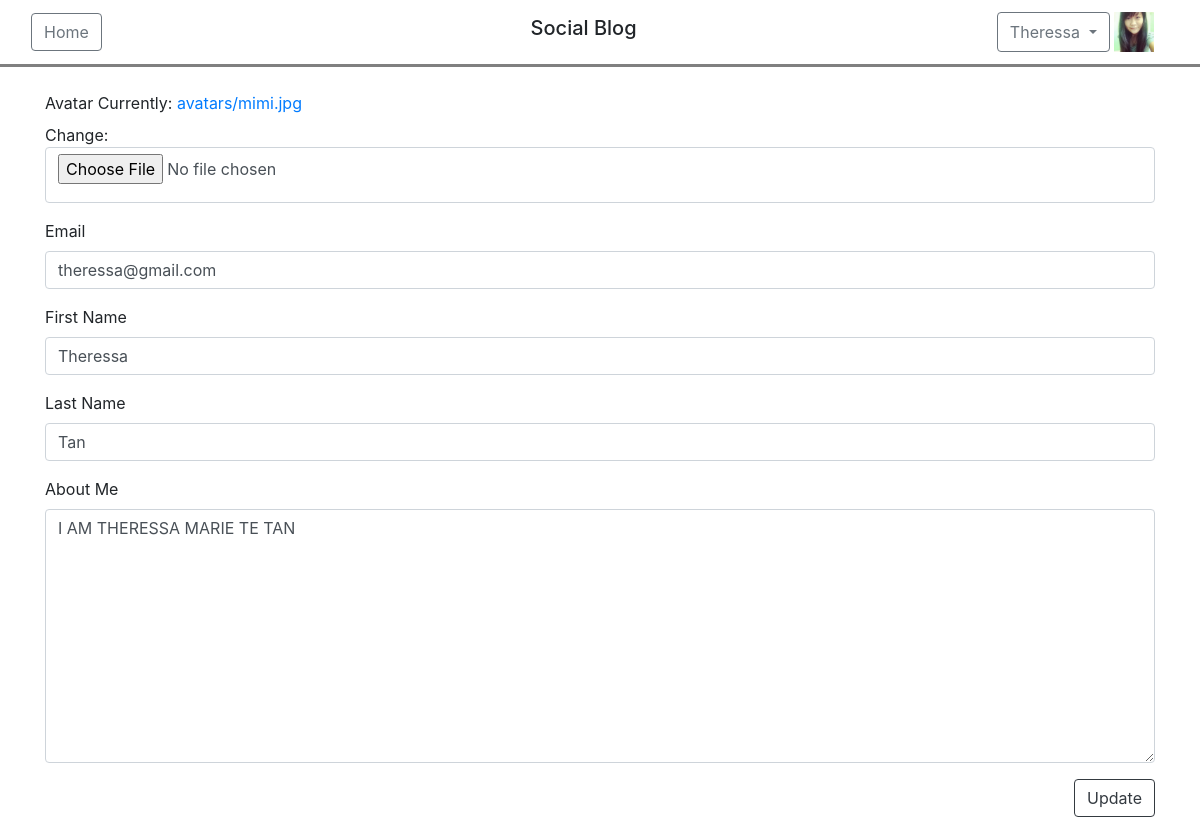
The app's page /users/accounts/edit/user (signed in), older data.
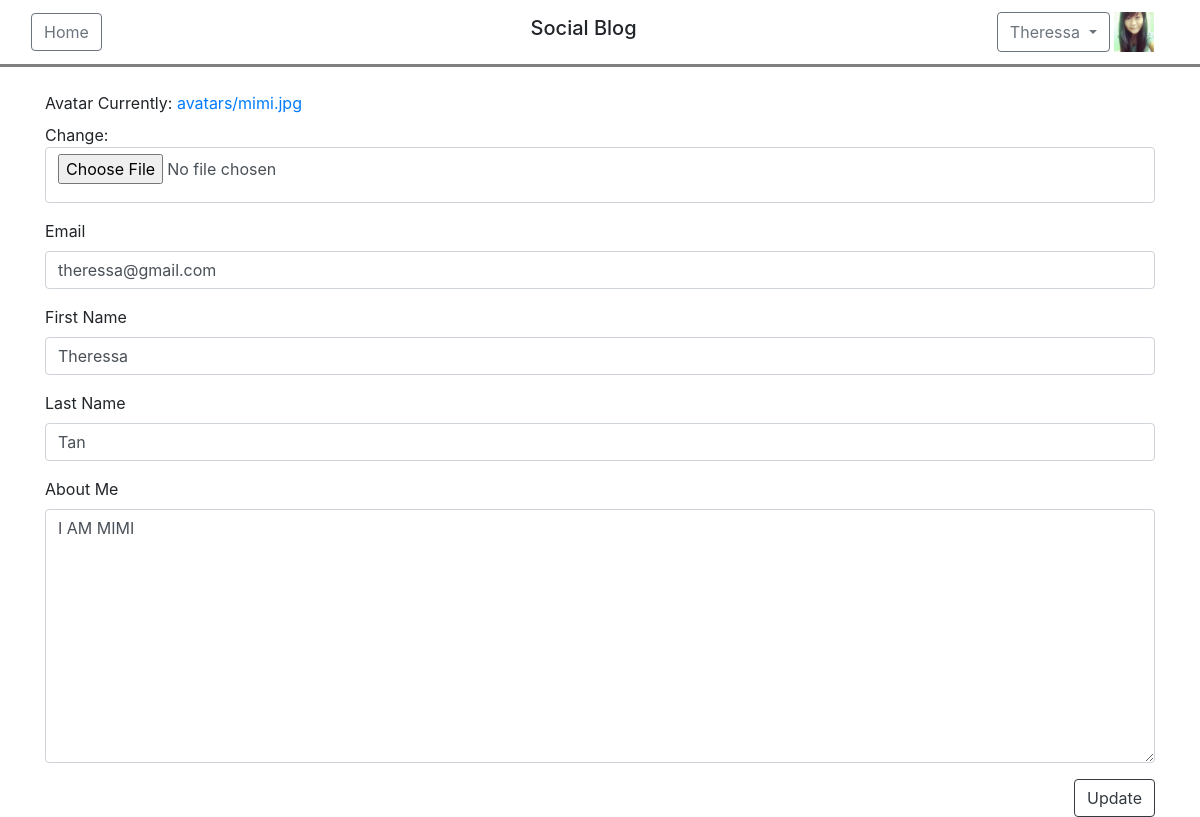
The same page, newer data.
### users/models.py (models this page shows, shortened)
class User(AbstractBaseUser, PermissionsMixin):
    email = models.EmailField(('email address'), unique=True)
    firstname = models.CharField(('first name'), max_length=30, blank=True)
    lastname = models.CharField(('last name'), max_length=30, blank=True)
    about_me = models.TextField(('about me'), blank=True)
    date_joined = models.DateTimeField(('date joined'), auto_now_add=True)
    is_active = models.BooleanField(('active'), default=True)
    is_staff = models.BooleanField(('staff'), default=False)
    is_superuser = models.BooleanField(('superuser'), default=False)
    avatar = models.ImageField(upload_to='avatars/', null=True, blank=True, default='avatars/default.png')
    objects = UserManager()
    USERNAME_FIELD = 'email'
    REQUIRED_FIELDS = []
    class Meta:
        verbose_name = ('user')
        verbose_name_plural = ('users')

### users/views.py (the view, shortened to what this page needs)
# urls.py: path('accounts/edit/user', views.EditUserView.as_view(), name = "edituser"),
class EditUserView(TemplateView):
    def get(self, request):
        if request.user.is_authenticated:
            data = {'userid': request.user.id,
            'avatar': request.user.avatar,
            'email': request.user.email,
            'firstname': request.user.firstname,
            'lastname': request.user.lastname,
            'about_me': request.user.about_me}
            form = UpdateUserForm(initial=data)
            return render(request, 'users/edituser.html', {'form': form})
        else:
            return redirect('users:login')

### users/forms.py
class UpdateUserForm(ModelForm):
    avatar = forms.ImageField()
    email = forms.CharField(label="Email", widget=forms.EmailInput(attrs={'placeholder': 'email@domain.com'}), required=True)
    firstname = forms.CharField(label="First Name", widget=forms.TextInput(attrs={'placeholder':'First Name'}), max_length=200, required=False)
    lastname = forms.CharField(label="Last Name", widget=forms.TextInput(attrs={'placeholder':'Last Name'}), max_length=200, required=False)
    about_me = forms.CharField(label="About Me", widget=forms.Textarea(attrs={'placeholder':'Lorem ipsum dolor sit amet, consectetur adipisicing elit, sed do eiusmod tempor incididunt ut labore et dolore magna aliqua. Ut enim ad minim veniam, quis nostrud exercitation ullamco laboris'}), required=False)
    class Meta:
        model = User
        fields = ['avatar', 'email', 'firstname', 'lastname', 'about_me']

### templates/users/edituser.html (shortened to what this page needs)
{% extends 'base.html' %}
{% load widget_tweaks %}
{% load static %}
{% block switch %}
    <div class="btn-group">
        <button type="button" class="btn btn-outline-secondary dropdown-toggle" data-toggle="dropdown" aria-haspopup="true" aria-expanded="false">
            {% if request.user.firstname %}
                {{ request.user.firstname }}
            {% else %}
                {{ request.user.email }}
            {% endif %}
        </button>
    </div>
    <img src="{{ request.user.avatar.url }}" width="40" height="40"></img>
{% endblock%}
{% block content %}
    <div class="container">
        <div>
            <form method="POST" id="updateUserForm" name="updateUserForm" enctype="multipart/form-data" novalidate>
                {% for field in form.visible_fields %}
                    <div class="form-group">
                        <label>{{field.label}}</label>
                        {{ field|add_class:'form-control' |add_error_class:'is-invalid' }}
                    </div>
                {% endfor %}
            </form>
            <div class="float-right">
                <button class="btn btn-outline-dark" type="button" data-toggle="modal" data-target="#editModal">Update</button>
            </div>
        </div>
    </div>
{% endblock %}

Row changes from the older to the newer data that the page shows:
changed User "Theressa": about_me "I AM THERESSA MARIE TE TAN" → "I AM MIMI"
